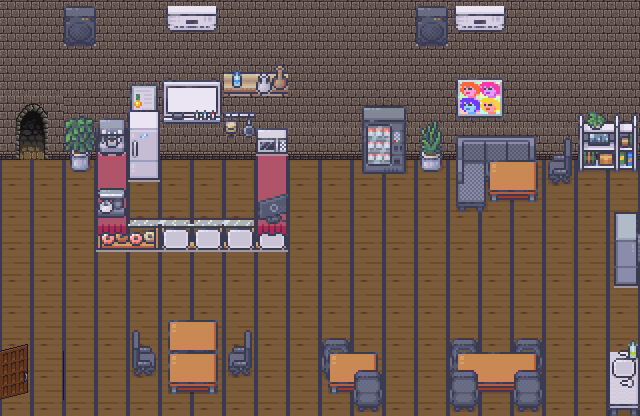

A 2D game scene composited from a Tiled map and its tileset images. What follows is a short description and the map's XML, with every tile layer's data as written:
An orthogonal 20x13 tile map with 32x32 px tiles, 8 tile layers (groundLayer, wallLayer, itemLayer1, itemLayer2, ...), 6 tilesets and 2 objects (start, end).

<map version="1.9" tiledversion="1.9.2" orientation="orthogonal" renderorder="right-down" width="20" height="13" tilewidth="32" tileheight="32" infinite="0" nextlayerid="11" nextobjectid="8">
 <editorsettings>
  <export target="groundFloor.tmj" format="json" />
 </editorsettings>
 <tileset firstgid="1" name="6_Music_and_sport_32x32" tilewidth="32" tileheight="32" tilecount="768" columns="16">
  <image source="Music_and_sport_32x32.png" width="512" height="1536" />
 </tileset>
 <tileset firstgid="769" name="12_Kitchen_32x32" tilewidth="32" tileheight="32" tilecount="784" columns="16">
  <image source="Kitchen_32x32.png" width="512" height="1568" />
  <tile id="438">
   <properties>
    <property name="tableCloth" type="bool" value="true" />
   </properties>
  </tile>
  <tile id="439">
   <properties>
    <property name="tableCloth" type="bool" value="true" />
   </properties>
  </tile>
  <tile id="440">
   <properties>
    <property name="tableCloth" type="bool" value="true" />
   </properties>
  </tile>
  <tile id="454">
   <properties>
    <property name="tableCloth" type="bool" value="true" />
   </properties>
  </tile>
  <tile id="455">
   <properties>
    <property name="tableCloth" type="bool" value="true" />
   </properties>
  </tile>
  <tile id="456">
   <properties>
    <property name="tableCloth" type="bool" value="true" />
   </properties>
  </tile>
  <tile id="672">
   <properties>
    <property name="foodDisplay" type="bool" value="true" />
   </properties>
  </tile>
  <tile id="673">
   <properties>
    <property name="foodDisplay" type="bool" value="true" />
   </properties>
  </tile>
  <tile id="674">
   <properties>
    <property name="foodDisplay" type="bool" value="true" />
   </properties>
  </tile>
  <tile id="675">
   <properties>
    <property name="foodDisplay" type="bool" value="true" />
   </properties>
  </tile>
  <tile id="688">
   <properties>
    <property name="foodDisplay" type="bool" value="true" />
   </properties>
  </tile>
  <tile id="689">
   <properties>
    <property name="foodDisplay" type="bool" value="true" />
   </properties>
  </tile>
  <tile id="690">
   <properties>
    <property name="foodDisplay" type="bool" value="true" />
   </properties>
  </tile>
  <tile id="691">
   <properties>
    <property name="foodDisplay" type="bool" value="true" />
   </properties>
  </tile>
 </tileset>
 <tileset firstgid="1553" name="defimon3" tilewidth="32" tileheight="32" tilecount="848" columns="16">
  <image source="defimon3.png" width="512" height="1696" />
  <tile id="118">
   <properties>
    <property name="plants" type="bool" value="true" />
   </properties>
  </tile>
  <tile id="128">
   <properties>
    <property name="chairs" type="bool" value="true" />
   </properties>
  </tile>
  <tile id="129">
   <properties>
    <property name="chairs" type="bool" value="true" />
   </properties>
  </tile>
  <tile id="130">
   <properties>
    <property name="chairs" type="bool" value="true" />
   </properties>
  </tile>
  <tile id="131">
   <properties>
    <property name="chairs" type="bool" value="true" />
   </properties>
  </tile>
  <tile id="132">
   <properties>
    <property name="chairs" type="bool" value="true" />
   </properties>
  </tile>
  <tile id="133">
   <properties>
    <property name="chairs" type="bool" value="true" />
   </properties>
  </tile>
  <tile id="134">
   <properties>
    <property name="plants" type="bool" value="true" />
   </properties>
  </tile>
  <tile id="144">
   <properties>
    <property name="chairs" type="bool" value="true" />
   </properties>
  </tile>
  <tile id="145">
   <properties>
    <property name="chairs" type="bool" value="true" />
   </properties>
  </tile>
  <tile id="146">
   <properties>
    <property name="chairs" type="bool" value="true" />
   </properties>
  </tile>
  <tile id="147">
   <properties>
    <property name="chairs" type="bool" value="true" />
   </properties>
  </tile>
  <tile id="148">
   <properties>
    <property name="chairs" type="bool" value="true" />
   </properties>
  </tile>
  <tile id="149">
   <properties>
    <property name="chairs" type="bool" value="true" />
   </properties>
  </tile>
  <tile id="150">
   <properties>
    <property name="plants" type="bool" value="true" />
   </properties>
  </tile>
  <tile id="166">
   <properties>
    <property name="plants" type="bool" value="true" />
   </properties>
  </tile>
  <tile id="182">
   <properties>
    <property name="plants" type="bool" value="true" />
   </properties>
  </tile>
  <tile id="198">
   <properties>
    <property name="plants" type="bool" value="true" />
   </properties>
  </tile>
  <tile id="214">
   <properties>
    <property name="plants" type="bool" value="true" />
   </properties>
  </tile>
  <tile id="230">
   <properties>
    <property name="plants" type="bool" value="true" />
   </properties>
  </tile>
  <tile id="274">
   <properties>
    <property name="sofa" type="bool" value="true" />
   </properties>
  </tile>
  <tile id="275">
   <properties>
    <property name="sofa" type="bool" value="true" />
   </properties>
  </tile>
  <tile id="276">
   <properties>
    <property name="sofa" type="bool" value="true" />
   </properties>
  </tile>
  <tile id="290">
   <properties>
    <property name="sofa" type="bool" value="true" />
   </properties>
  </tile>
  <tile id="291">
   <properties>
    <property name="sofa" type="bool" value="true" />
   </properties>
  </tile>
  <tile id="292">
   <properties>
    <property name="sofa" type="bool" value="true" />
   </properties>
  </tile>
  <tile id="306">
   <properties>
    <property name="sofa" type="bool" value="true" />
   </properties>
  </tile>
  <tile id="307">
   <properties>
    <property name="sofa" type="bool" value="true" />
   </properties>
  </tile>
  <tile id="308">
   <properties>
    <property name="sofa" type="bool" value="true" />
   </properties>
  </tile>
  <tile id="322">
   <properties>
    <property name="sofa" type="bool" value="true" />
   </properties>
  </tile>
  <tile id="323">
   <properties>
    <property name="sofa" type="bool" value="true" />
   </properties>
  </tile>
  <tile id="324">
   <properties>
    <property name="sofa" type="bool" value="true" />
   </properties>
  </tile>
  <tile id="338">
   <properties>
    <property name="sofa" type="bool" value="true" />
   </properties>
  </tile>
  <tile id="339">
   <properties>
    <property name="sofa" type="bool" value="true" />
   </properties>
  </tile>
  <tile id="340">
   <properties>
    <property name="sofa" type="bool" value="true" />
   </properties>
  </tile>
  <tile id="354">
   <properties>
    <property name="sofa" type="bool" value="true" />
   </properties>
  </tile>
  <tile id="355">
   <properties>
    <property name="sofa" type="bool" value="false" />
   </properties>
  </tile>
  <tile id="356">
   <properties>
    <property name="sofa" type="bool" value="false" />
   </properties>
  </tile>
  <tile id="357">
   <properties>
    <property name="tables" type="bool" value="true" />
   </properties>
  </tile>
  <tile id="358">
   <properties>
    <property name="tables" type="bool" value="true" />
   </properties>
  </tile>
  <tile id="359">
   <properties>
    <property name="tables" type="bool" value="true" />
   </properties>
  </tile>
  <tile id="373">
   <properties>
    <property name="tables" type="bool" value="true" />
   </properties>
  </tile>
  <tile id="374">
   <properties>
    <property name="tables" type="bool" value="true" />
   </properties>
  </tile>
  <tile id="375">
   <properties>
    <property name="tables" type="bool" value="true" />
   </properties>
  </tile>
 </tileset>
 <tileset firstgid="2401" name="Castle2" tilewidth="32" tileheight="32" tilecount="256" columns="16">
  <image source="Castle2.png" width="512" height="512" />
  <tile id="64">
   <properties>
    <property name="wall" type="bool" value="false" />
    <property name="wall2" type="bool" value="false" />
    <property name="wall3" type="bool" value="false" />
    <property name="walls" type="bool" value="true" />
   </properties>
  </tile>
  <tile id="65">
   <properties>
    <property name="wall" type="bool" value="false" />
    <property name="wall2" type="bool" value="false" />
    <property name="wall3" type="bool" value="false" />
    <property name="walls" type="bool" value="true" />
   </properties>
  </tile>
  <tile id="81">
   <properties>
    <property name="wall" type="bool" value="false" />
    <property name="wall2" type="bool" value="false" />
    <property name="wall3" type="bool" value="false" />
    <property name="walls" type="bool" value="true" />
   </properties>
  </tile>
  <tile id="87">
   <properties>
    <property name="wall" type="bool" value="false" />
    <property name="wall2" type="bool" value="false" />
    <property name="wall3" type="bool" value="false" />
    <property name="walls" type="bool" value="true" />
   </properties>
  </tile>
  <tile id="103">
   <properties>
    <property name="wall" type="bool" value="false" />
    <property name="wall2" type="bool" value="false" />
    <property name="wall3" type="bool" value="false" />
    <property name="walls" type="bool" value="true" />
   </properties>
  </tile>
 </tileset>
 <tileset firstgid="2657" name="doors" tilewidth="32" tileheight="32" tilecount="204" columns="12">
  <image source="doors.png" width="384" height="544" />
 </tileset>
 <tileset firstgid="2861" name="collectibles_32x32" tilewidth="32" tileheight="32" tilecount="16" columns="4">
  <image source="collectibles_32x32.png" width="128" height="128" />
 </tileset>
 <layer id="1" name="groundLayer" width="20" height="13">
  <data encoding="csv">
0,0,2466,2466,0,863,863,863,863,863,863,863,863,863,863,863,863,863,863,863,
863,863,863,863,863,863,863,863,863,863,863,863,863,863,863,863,863,863,863,863,
863,864,864,864,863,864,863,863,864,863,863,863,863,863,863,863,863,863,863,863,
863,863,863,863,863,863,863,863,863,863,863,863,863,863,863,863,863,863,863,863,
863,863,863,863,863,863,863,863,864,863,863,863,863,863,863,863,863,863,863,863,
863,863,863,863,864,864,864,864,863,863,863,863,863,863,863,863,863,863,863,863,
863,863,863,863,863,864,864,863,863,863,863,863,863,863,863,863,863,863,863,863,
863,863,863,863,863,863,863,863,863,863,863,863,863,863,863,863,863,864,863,863,
863,863,863,863,863,863,863,863,863,863,863,863,863,863,863,863,863,864,863,863,
863,863,863,863,863,863,863,863,863,863,863,863,863,863,863,863,863,863,863,863,
863,863,863,863,863,863,863,863,863,863,863,863,863,863,863,863,863,863,863,863,
863,863,863,863,863,863,863,863,863,863,863,863,863,863,863,863,863,863,863,863,
863,863,863,863,863,863,863,863,863,863,863,863,863,863,863,863,863,863,863,863
</data>
 </layer>
 <layer id="2" name="wallLayer" width="20" height="13">
  <data encoding="csv">
2466,2466,0,2466,2466,2466,2466,2466,2466,2466,2466,2466,2466,2466,2466,2466,2466,2466,2466,2466,
2466,2466,2466,2466,2466,2466,2466,2466,2466,2466,2466,2466,2466,2466,2466,2466,2466,2466,2466,2466,
2466,2466,2466,2466,2466,2466,2466,2466,2466,2466,2466,2466,2466,2466,2466,2466,2466,2466,2466,2466,
2466,2466,2466,2466,2466,2466,2466,2466,2466,2466,2466,2466,2466,2466,2466,2466,2466,2466,2466,2466,
2504,2504,2504,2504,2504,2504,2504,2504,2504,2504,2504,2504,2504,2504,2504,2504,2504,2504,2504,2504,
0,0,0,0,0,0,0,0,0,0,0,0,0,0,0,0,0,0,0,0,
0,0,0,0,0,0,0,0,0,0,0,0,0,0,0,0,0,0,0,0,
0,0,0,0,0,0,0,0,0,0,0,0,0,0,0,0,0,0,0,0,
0,0,0,0,0,0,0,0,0,0,0,0,0,0,0,0,0,0,0,0,
0,0,0,0,0,0,0,0,0,0,0,0,0,0,0,0,0,0,0,0,
2730,2731,0,0,0,0,0,0,0,0,0,0,0,0,0,0,0,0,0,0,
2742,2743,0,0,0,0,0,0,0,0,0,0,0,0,0,0,0,0,0,0,
2754,2755,0,0,0,0,0,0,0,0,0,0,0,0,0,0,0,0,0,0
</data>
 </layer>
 <layer id="3" name="itemLayer1" width="20" height="13">
  <data encoding="csv">
0,0,625,0,0,0,0,0,0,0,0,0,0,625,0,0,0,0,0,0,
0,0,641,0,0,0,0,0,0,0,0,0,0,641,0,0,0,0,0,0,
0,0,0,0,1720,0,0,1051,1051,0,0,0,0,0,1745,1746,0,0,0,0,
2540,2541,1671,0,1736,0,0,0,0,0,0,0,0,1751,1761,1762,0,0,0,0,
2556,2557,1687,1477,0,0,0,0,1478,0,0,0,0,1767,1875,1876,1877,1685,0,0,
0,0,1703,1478,0,0,0,0,1478,0,0,0,0,0,1891,1892,1893,0,0,0,
0,0,0,1478,0,0,0,0,1478,0,0,0,0,0,0,0,0,0,0,2147485019,
0,0,0,0,0,0,0,0,0,0,0,0,0,0,0,0,0,0,0,2147485035,
0,0,0,0,0,0,0,0,0,0,0,0,0,0,0,0,0,0,0,2147485051,
0,0,0,0,0,0,0,0,0,0,0,0,0,0,0,0,0,0,0,0,
0,0,0,0,1686,0,0,1685,0,0,1681,0,0,0,1681,0,1681,0,0,1469,
0,0,0,0,1702,0,0,1701,0,0,1697,0,0,0,1697,0,1697,0,0,2168,
0,0,0,0,0,0,0,0,0,0,0,0,0,0,0,0,0,0,0,2184
</data>
 </layer>
 <layer id="4" name="itemLayer2" width="20" height="13">
  <data encoding="csv">
0,0,0,0,0,1740,1741,0,0,0,0,0,0,0,1740,1741,0,0,0,0,
0,0,0,0,0,0,0,0,0,0,0,0,0,0,0,0,0,0,0,0,
0,0,0,0,0,1722,1723,955,0,0,0,0,0,0,0,0,0,0,0,0,
0,0,0,1278,1146,1738,1739,1041,0,0,0,1923,1924,0,0,0,0,0,1752,1753,
0,0,0,1294,1162,0,0,1057,1307,0,0,1939,1940,0,0,0,0,0,1768,1769,
0,0,0,1152,1178,0,0,0,0,0,0,0,0,0,0,1911,1912,0,0,0,
0,0,0,1168,1443,1444,1443,1444,2147485342,0,0,0,0,0,0,0,0,0,0,0,
0,0,0,0,0,0,0,0,0,0,0,0,0,0,0,0,0,0,0,0,
0,0,0,0,0,0,0,0,0,0,0,0,0,0,0,0,0,0,0,0,
0,0,0,0,0,0,0,0,0,0,0,0,0,0,0,0,0,0,0,0,
0,0,0,0,0,1911,1912,0,0,0,0,0,0,0,0,0,0,0,0,1469,
0,0,0,0,0,1927,1928,0,0,0,1911,1912,0,0,1911,1910,1912,0,0,1485,
0,0,0,0,0,1927,1928,0,0,0,1927,1928,0,0,1927,1926,1928,0,0,1501
</data>
 </layer>
 <objectgroup id="6" name="summonLayer">
  <object id="1" name="start" x="48.348" y="367.072">
   <point />
  </object>
  <object id="7" name="end" x="30.1795" y="161.606">
   <point />
  </object>
 </objectgroup>
 <layer id="8" name="freeLayer" width="20" height="13">
  <data encoding="csv">
0,0,0,0,0,0,0,0,0,0,0,0,0,0,0,0,0,0,0,0,
0,0,0,0,0,0,0,0,0,0,0,0,0,0,0,0,0,0,0,0,
0,0,0,0,0,0,0,0,0,0,0,0,0,0,0,0,0,0,0,0,
0,0,0,0,0,0,0,0,0,0,0,0,0,0,0,0,0,0,0,0,
0,0,0,0,0,0,0,0,0,0,0,0,0,0,0,0,0,0,0,0,
0,0,0,0,0,0,0,0,0,0,0,1955,1956,1783,0,0,0,0,0,0,
0,0,0,0,0,0,0,0,0,0,0,0,0,0,0,0,0,0,0,0,
0,0,0,1459,1460,1457,1458,1458,1458,0,0,0,0,0,0,0,0,0,0,0,
0,0,0,0,0,0,0,0,0,0,0,0,0,0,0,0,0,0,0,0,
0,0,0,0,0,0,0,0,0,0,0,0,0,0,0,0,0,0,0,0,
0,0,0,0,0,0,0,0,0,0,0,0,0,0,0,0,0,0,0,0,
0,0,0,0,0,0,0,0,0,0,0,0,0,0,0,0,0,0,0,0,
0,0,0,0,0,0,0,0,0,0,0,0,0,0,0,0,0,0,0,0
</data>
 </layer>
 <layer id="9" name="freeLayer2" width="20" height="13">
  <data encoding="csv">
0,0,0,0,0,0,0,0,0,0,0,0,0,0,0,0,0,0,0,0,
0,0,0,0,0,0,0,0,0,0,0,0,0,0,0,0,0,0,0,0,
0,0,0,0,0,0,0,0,0,0,0,0,0,0,0,0,0,0,0,0,
0,0,0,0,0,0,0,0,0,0,0,0,0,0,0,0,0,0,0,0,
0,0,0,0,0,0,0,0,0,0,0,0,0,0,0,0,0,0,0,0,
0,0,0,0,0,0,0,0,0,0,0,0,0,0,0,0,0,1701,1784,1785,
0,0,0,0,0,0,0,0,0,0,0,0,0,0,1907,1908,1928,0,0,0,
0,0,0,1493,0,1541,1541,1541,1541,0,0,0,0,0,0,0,0,0,0,0,
0,0,0,0,0,0,0,0,0,0,0,0,0,0,0,0,0,0,0,0,
0,0,0,0,0,0,0,0,0,0,0,0,0,0,0,0,0,0,0,0,
0,0,0,0,0,0,0,0,0,0,0,0,0,0,0,0,0,0,0,0,
0,0,0,0,0,0,0,0,0,0,0,0,0,0,0,0,0,0,0,0,
0,0,0,0,0,0,0,0,0,0,0,0,0,0,0,0,0,0,0,0
</data>
 </layer>
 <layer id="10" name="freeLayer3" width="20" height="13">
  <data encoding="csv">
0,0,0,0,0,0,0,0,0,0,0,0,0,0,0,0,0,0,0,0,
0,0,0,0,0,0,0,0,0,0,0,0,0,0,0,0,0,0,0,0,
0,0,0,0,0,0,0,0,0,0,0,0,0,0,0,0,0,0,0,0,
0,0,0,0,0,0,0,0,0,0,0,0,0,0,0,0,0,0,0,0,
0,0,0,0,0,0,0,0,0,0,0,0,0,0,0,0,0,0,0,0,
0,0,0,0,0,0,0,0,0,0,0,0,0,0,0,0,0,0,0,0,
0,0,0,0,0,0,0,0,0,0,0,0,0,0,0,1927,0,0,0,0,
0,0,0,0,0,0,0,0,1493,0,0,0,0,0,0,0,0,0,0,0,
0,0,0,0,0,0,0,0,0,0,0,0,0,0,0,0,0,0,0,0,
0,0,0,0,0,0,0,0,0,0,0,0,0,0,0,0,0,0,0,0,
0,0,0,0,0,0,0,0,0,0,0,0,0,0,0,0,0,0,0,0,
0,0,0,0,0,0,0,0,0,0,0,0,0,0,0,0,0,0,0,0,
0,0,0,0,0,0,0,0,0,0,0,0,0,0,0,0,0,0,0,0
</data>
 </layer>
 <layer id="5" name="overlayLayer" width="20" height="13">
  <data encoding="csv">
0,0,0,0,0,0,0,0,0,0,0,0,0,0,0,0,0,0,0,0,
0,0,0,0,0,0,0,0,0,0,0,0,0,0,0,0,0,0,0,0,
0,0,0,0,0,0,0,0,1200,0,0,0,0,0,0,0,0,0,0,0,
0,0,0,0,0,0,0,0,0,0,0,0,0,0,0,0,0,0,0,0,
0,0,0,0,0,0,0,0,0,0,0,0,0,0,0,0,0,0,0,0,
0,0,0,0,0,0,0,0,0,0,0,0,0,0,0,0,0,0,0,0,
0,0,0,0,0,0,0,0,0,0,0,0,0,0,0,0,0,0,0,0,
0,0,0,0,0,0,0,0,0,0,0,0,0,0,0,0,0,0,0,0,
0,0,0,0,0,0,0,0,0,0,0,0,0,0,0,0,0,0,0,0,
0,0,0,0,0,0,0,0,0,0,0,0,0,0,0,0,0,0,0,0,
0,0,0,0,0,0,0,0,0,0,0,0,0,0,0,0,0,0,0,0,
0,0,0,0,0,1911,1912,0,0,0,0,1682,0,0,1682,0,1682,0,0,0,
0,0,0,0,0,1927,1928,0,0,0,0,1698,0,0,1698,0,1698,0,0,0
</data>
 </layer>
</map>
